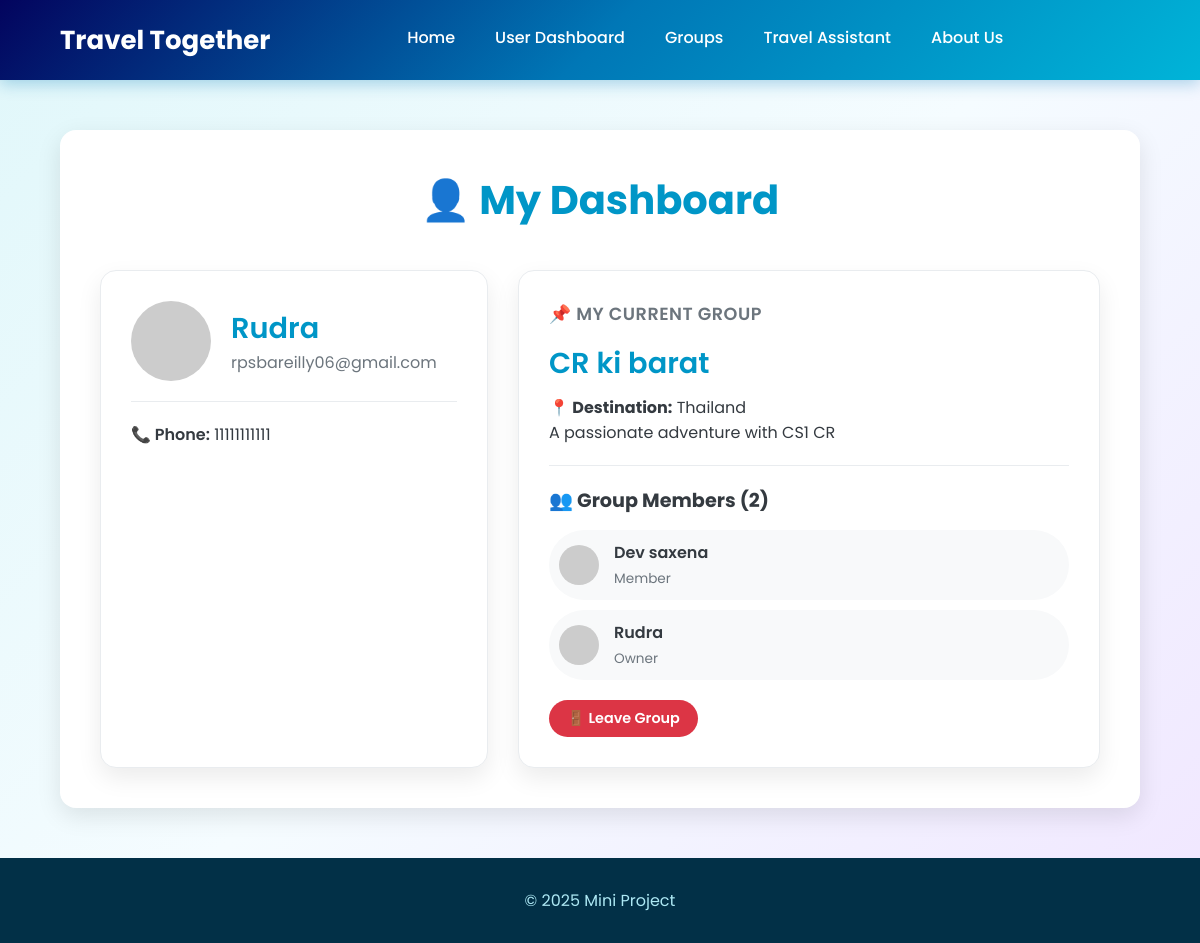
/user (signed in), run on an earlier commit of the app's database.
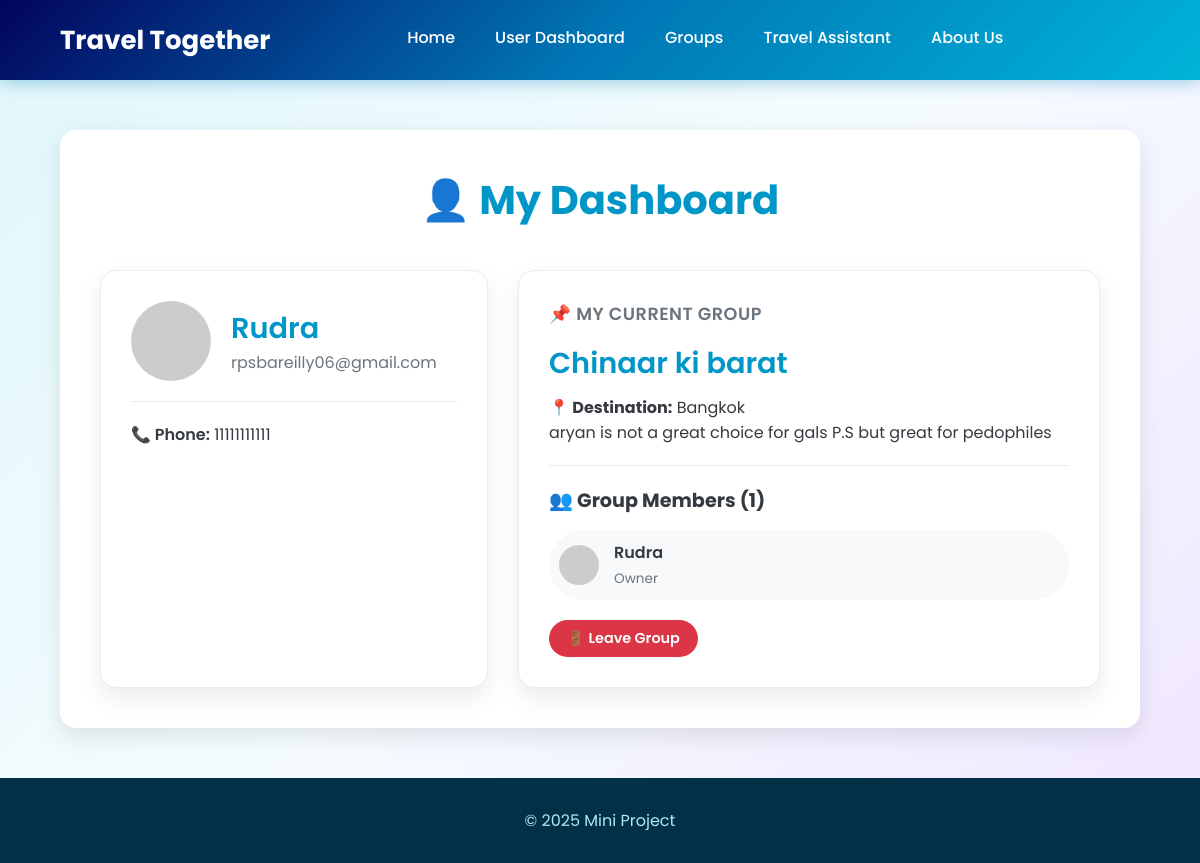
And on a later commit of the database.
### tables this page shows
CREATE TABLE Users (
        userid TEXT PRIMARY KEY,
        username TEXT UNIQUE NOT NULL,
        password TEXT NOT NULL,
        email TEXT UNIQUE NOT NULL,
        phone_no TEXT UNIQUE,
        gender TEXT CHECK(gender IN ('Male', 'Female', 'Other')),
        marital_status TEXT CHECK(marital_status IN ('Single', 'Married', 'Divorced', 'Widowed')),
        bio TEXT,
        current_group_id TEXT,
        is_group_owner BOOLEAN DEFAULT FALSE,
        created_at TEXT DEFAULT CURRENT_TIMESTAMP,
        FOREIGN KEY (current_group_id) REFERENCES Groups (group_id) ON DELETE SET NULL
    );

CREATE TABLE Groups (
        group_id TEXT PRIMARY KEY,
        group_name TEXT NOT NULL,
        group_description TEXT,
        group_type TEXT NOT NULL CHECK(group_type IN ('Public', 'Private')),
        owner_id TEXT NOT NULL,
        destination_id TEXT,
        member_count INTEGER DEFAULT 1,
        max_members INTEGER DEFAULT 50,
        created_at TEXT DEFAULT CURRENT_TIMESTAMP,
        FOREIGN KEY (owner_id) REFERENCES Users (userid) ON DELETE CASCADE,
        FOREIGN KEY (destination_id) REFERENCES Destinations (destination_id) ON DELETE SET NULL
    );

CREATE TABLE Destinations (
        destination_id TEXT PRIMARY KEY,
        destination_name TEXT UNIQUE NOT NULL,
        country TEXT NOT NULL
    );

CREATE TABLE GroupMembers (
        member_id TEXT PRIMARY KEY,
        group_id TEXT NOT NULL,
        user_id TEXT NOT NULL,
        username TEXT NOT NULL,
        join_status TEXT DEFAULT 'Approved' CHECK(join_status IN ('Pending', 'Approved', 'Rejected', 'Blocked')),
        joined_at TEXT DEFAULT CURRENT_TIMESTAMP,
        role TEXT DEFAULT 'Member' CHECK(role IN ('Owner', 'Admin', 'Member')),
        FOREIGN KEY (group_id) REFERENCES Groups (group_id) ON DELETE CASCADE,
        FOREIGN KEY (user_id) REFERENCES Users (userid) ON DELETE CASCADE,
        UNIQUE(group_id, user_id)
    );

### app.py (the view)
@app.route('/user')
def user():
    conn, user_data = validate_user_session()
    if not user_data:
        return redirect("/auth")
    group_data = None
    members = []
    if user_data['current_group_id']:
        group_data = database.get_user_group(user_data['userid'])
        if group_data:
            members = database.get_group_members(group_data['group_id'])
    conn.close()
    return render_template("user.html", user=user_data, group=group_data, members=members)

### app.py (called while the page is built)
def validate_user_session():
    username = session.get("username")
    if not username:
        return None, None # No user in session
    conn = database.get_db_connection()
    user = conn.execute("SELECT * FROM Users WHERE username=?", (username,)).fetchone()
    if not user:
        session.pop("username", None)
        flash("Your session was invalid. Please log in again.", "warning")
        conn.close()
        return None, None
    return conn, user

### database.py (called while the page is built)
def get_db_connection():
    conn = sqlite3.connect('travel_together.db')
    conn.row_factory = sqlite3.Row
    conn.execute("PRAGMA foreign_keys = ON;")
    return conn

def get_user_group(user_id):
    conn = get_db_connection()
    group = conn.execute("""
        SELECT g.*, d.destination_name FROM Groups g
        LEFT JOIN Destinations d ON g.destination_id = d.destination_id
        JOIN Users u ON g.group_id = u.current_group_id
        WHERE u.userid = ?
    """, (user_id,)).fetchone()
    conn.close()
    return group

def get_group_members(group_id):
    conn = get_db_connection()
    members = conn.execute("""
        SELECT u.username, u.email, u.phone_no, gm.role, gm.joined_at
        FROM GroupMembers gm
        JOIN Users u ON gm.user_id = u.userid
        WHERE gm.group_id = ?
        ORDER BY gm.role, gm.joined_at
    """, (group_id,)).fetchall()
    conn.close()
    return members

### templates/user.html (shortened to what this page needs)
<!DOCTYPE html>
<html lang="en">
<head>
    <link rel="stylesheet" href="/static/style.css">
</head>
<body>
    <header class="navbar">
        <div class="logo">
            <p>Travel Together</p>
        </div>
        <nav class="nav-links" id="nav-links">
            <a href="/home">Home</a>
            <a href="/user">User Dashboard</a>
            <a href="/groups">Groups</a>
            <a href="/travel">Travel Assistant</a>
            <a href="/about">About Us</a>
        </nav>
    </header>
    <main>
        <div class="dashboard-container">
            <h2>👤 My Dashboard</h2>
            <div class="dashboard-grid">
                <div class="dashboard-card user-profile-card">
                    <div class="profile-header">
                        <img src="https://placehold.co/80x80/00b4d8/FFFFFF?text={{ user['username'][0]|upper }}" alt="User Avatar" class="profile-avatar">
                        <div class="profile-info">
                            <strong>{{ user['username'] }}</strong>
                            <span>{{ user['email'] }}</span>
                        </div>
                    </div>
                    <div class="profile-details">
                        {% if user['phone_no'] %}<span><strong>📞 Phone:</strong> {{ user['phone_no'] }}</span>{% endif %}
                    </div>
                </div>
                <div class="dashboard-card current-group-card">
                    {% if group %}
                        <h3>📌 My Current Group</h3>
                        <h4>{{ group['group_name'] }}</h4>
                        <p><strong>📍 Destination:</strong> {{ group['destination_name'] or 'Not Set' }}</p>
                        <p class="group-description">{{ group['group_description'] or "No description provided." }}</p>
                        <hr>
                        <h5>👥 Group Members ({{ group['member_count'] }})</h5>
                        <ul class="group-members-list">
                            {% for member in members %}
                                <li class="member-item">
                                    <img src="https://placehold.co/40x40/ade8f4/333333?text={{ member['username'][0]|upper }}" alt="Member Avatar">
                                    <div class="member-info">
                                        <strong>{{ member['username'] }}</strong>
                                        <span>{{ member['role'] }}</span>
                                    </div>
                                </li>
                            {% endfor %}
                        </ul>
                        <a href="/groups/leave" class="btn delete-btn" style="margin-top: 20px;">🚪 Leave Group</a>
                    {% else %}
                        <div class="no-group-info">
                            <h3>You are not in a group yet!</h3>
                            <p>Join an existing travel group or create your own to start your next adventure.</p>
                            <a href="/groups" class="btn join-btn" style="margin-top: 10px;">Find a Group</a>
                        </div>
                    {% endif %}
                </div>
            </div>
        </div>
    </main>
    <footer>
        <p>© 2025 Mini Project</p>
    </footer>
</body>
</html>

### static/style.css (style rules this page uses)
:root { --primary-color: #0096c7; --secondary-color: #00b4d8; --accent-color: #ff8c42; --background-color: #f8f9fa; --text-color: #343a40; --card-bg: #ffffff; --light-gray: #e9ecef; --border-radius: 16px; --shadow: 0 8px 25px rgba(0, 0, 0, 0.1); }
* { margin: 0; padding: 0; box-sizing: border-box; font-family: 'Poppins', sans-serif; }
body { display: flex; flex-direction: column; min-height: 100vh; color: var(--text-color); background-color: #e9f5f9; background-image: linear-gradient(135deg, #e0f7fa 0%, #f5fcff 50%, #f0e6ff 100%); background-attachment: fixed; background-size: cover; }
main { flex-grow: 1; }
hr { border: none; height: 1px; background-color: var(--light-gray); margin: 20px 0; }
.navbar { display: flex; justify-content: space-between; align-items: center; width: 100%; padding: 0 5%; height: 80px; background: linear-gradient(135deg, #03045e, #0077b6, #00b4d8); color: white; box-shadow: 0 4px 15px rgba(0, 119, 182, 0.3); position: relative; z-index: 100; }
.logo { font-size: 26px; font-weight: 700; }
.nav-links { display: flex; gap: 40px; align-items: center; }
.nav-links a { color: white; text-decoration: none; font-size: 16px; font-weight: 500; padding-bottom: 5px; position: relative; transition: color 0.3s; }
.nav-links a::after { content: ''; position: absolute; bottom: 0; left: 0; width: 0; height: 2px; background-color: var(--accent-color); transition: width 0.3s ease-out; }
.btn { display: inline-flex; align-items: center; gap: 8px; padding: 8px 18px; border-radius: 50px; font-weight: 600; font-size: 0.9rem; text-decoration: none; border: none; cursor: pointer; transition: all 0.3s ease; }
.delete-btn { background: #dc3545; color: white; }
.groups-container, .dashboard-container { width: 90%; max-width: 1200px; margin: 50px auto; padding: 40px; background: var(--card-bg); box-shadow: var(--shadow); border-radius: var(--border-radius); }
.groups-container h2, .dashboard-container h2 { margin-bottom: 40px; color: var(--primary-color); text-align: center; font-size: 2.5rem; }
.dashboard-card { background: var(--card-bg); border-radius: var(--border-radius); padding: 30px; box-shadow: 0 10px 25px rgba(0,0,0,0.08); border: 1px solid var(--light-gray); height: 100%; }
.dashboard-grid { display: grid; grid-template-columns: 1fr 1.5fr; gap: 30px; align-items: flex-start; }
.user-profile-card .profile-header { display: flex; align-items: center; gap: 20px; padding-bottom: 20px; margin-bottom: 20px; border-bottom: 1px solid var(--light-gray); }
.profile-avatar { width: 80px; height: 80px; border-radius: 50%; object-fit: cover; }
.profile-info strong { font-size: 1.8rem; font-weight: 600; color: var(--primary-color); display: block; }
.profile-info span { color: #6c757d; font-size: 1rem; }
.profile-details span { display: block; margin-bottom: 12px; font-size: 1rem; }
.profile-details span strong { font-weight: 600; color: var(--text-color); }
.current-group-card h3 { font-size: 1.1rem; font-weight: 600; text-transform: uppercase; color: #6c757d; letter-spacing: 0.5px; margin-bottom: 15px; }
.current-group-card h4 { font-size: 1.8rem; font-weight: 600; color: var(--primary-color); margin-bottom: 10px; }
.current-group-card h5 { font-size: 1.2rem; margin-bottom: 15px; color: var(--text-color); }
.group-members-list { list-style: none; padding: 0; display: flex; flex-direction: column; gap: 10px; }
.member-item { display: flex; align-items: center; gap: 15px; padding: 10px; border-radius: 50px; background: #f8f9fa; transition: background 0.3s; }
.member-item img { width: 40px; height: 40px; border-radius: 50%; }
.member-info strong { display: block; font-weight: 600; }
.member-info span { font-size: 0.85rem; color: #6c757d; }
footer { background-color: #023047; color: #ade8f4; text-align: center; padding: 30px; margin-top: auto; }

What changed in the data, as far as the page shows it:
removed Groups: group_name "CR ki barat", group_description "A passionate adventure with CS1 CR", member_count "2"
no longer on this page (row unchanged): Destinations: destination_name "Thailand"
removed GroupMembers: username "Dev saxena", role "Member"
added Groups: group_name "Chinaar ki barat", group_description "aryan is not a great choice for gals P.S but great for pedophiles", member_count "1"
added Destinations: destination_name "Bangkok"
